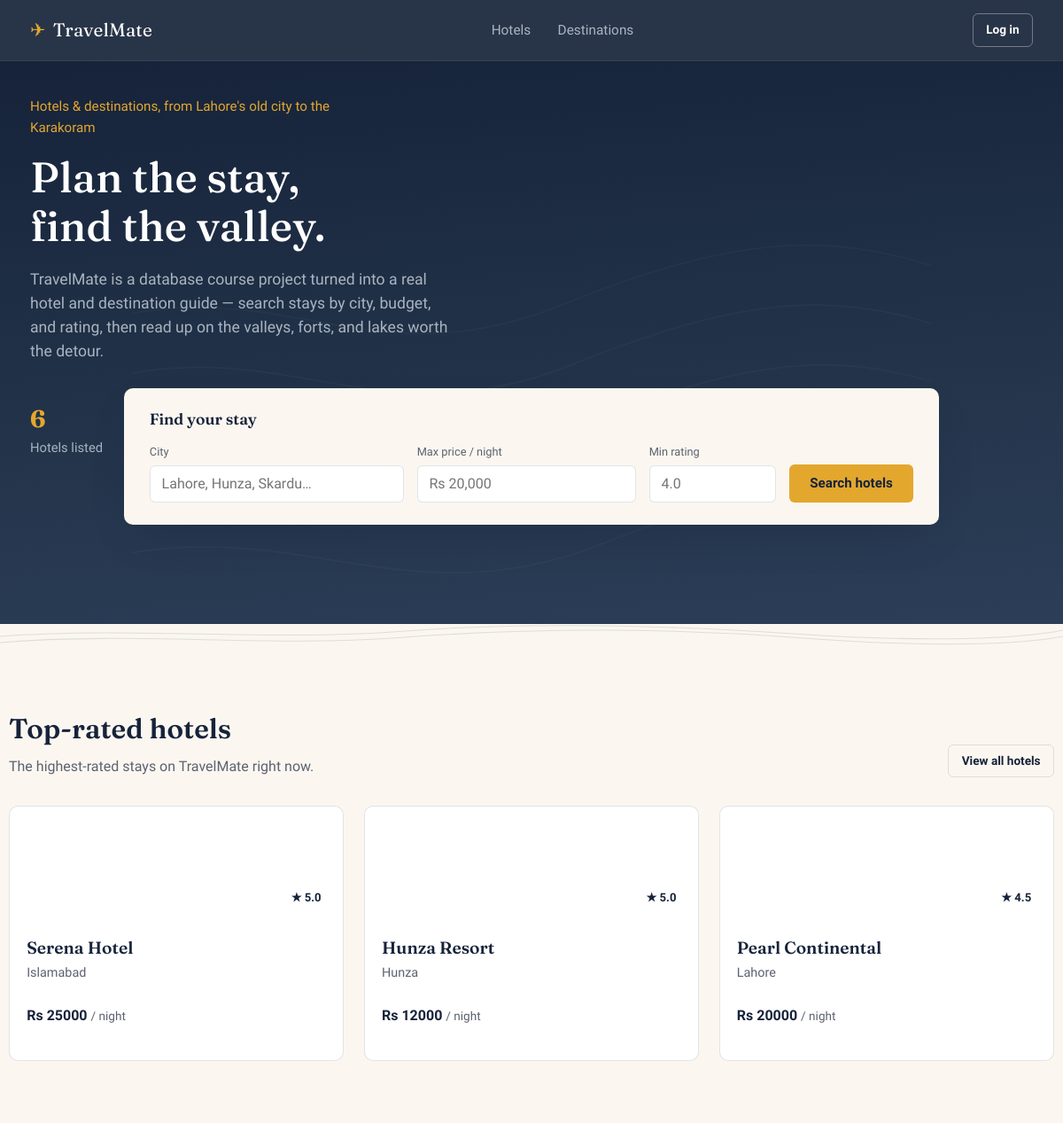
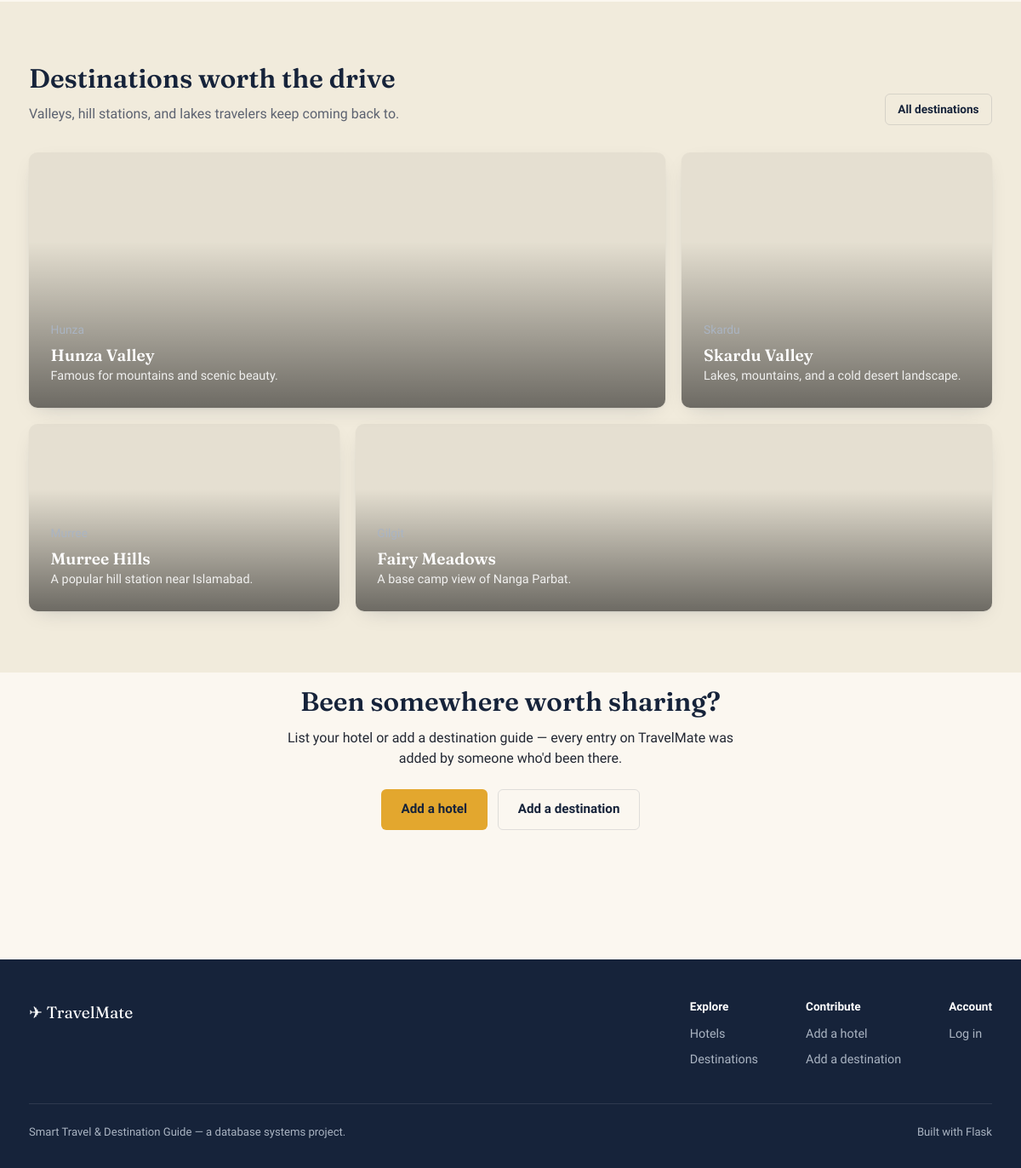
The page / on the database its author committed (2 pictures, top to bottom).
### models.py (models this page shows)
class Hotel(db.Model):
    __tablename__ = "hotels"
    id = db.Column(db.Integer, primary_key=True)
    name = db.Column(db.String(120), nullable=False)
    city = db.Column(db.String(100), nullable=False)
    address = db.Column(db.String(255))
    description = db.Column(db.Text)
    image_url = db.Column(db.String(500))
    price_per_night = db.Column(db.Numeric(10, 2), nullable=False)
    rating = db.Column(db.Numeric(2, 1), default=0)
    owner_id = db.Column(db.Integer, db.ForeignKey("users.id", ondelete="SET NULL"))
    rooms = db.relationship("Room", backref="hotel", cascade="all, delete-orphan", lazy=True)
    reviews = db.relationship("Review", backref="hotel", cascade="all, delete-orphan", lazy=True)
    favourited_by = db.relationship("Favourite", backref="hotel", cascade="all, delete-orphan", lazy=True)
    amenities = db.relationship("Amenity", secondary="hotel_amenity", backref="hotels", lazy=True)
    @property
    def average_rating(self):
        if not self.reviews:
            return self.rating or 0
        return round(sum(r.rating for r in self.reviews) / len(self.reviews), 1)

class Review(db.Model):
    __tablename__ = "reviews"
    id = db.Column(db.Integer, primary_key=True)
    user_id = db.Column(db.Integer, db.ForeignKey("users.id", ondelete="CASCADE"), nullable=False)
    hotel_id = db.Column(db.Integer, db.ForeignKey("hotels.id", ondelete="CASCADE"), nullable=False)
    rating = db.Column(db.Integer, nullable=False)
    comment = db.Column(db.Text)
    review_date = db.Column(db.Date, default=date.today)

class Destination(db.Model):
    __tablename__ = "destinations"
    id = db.Column(db.Integer, primary_key=True)
    name = db.Column(db.String(120), nullable=False)
    city = db.Column(db.String(100), nullable=False)
    description = db.Column(db.Text)
    image_url = db.Column(db.String(500))
    travel_tips = db.Column(db.Text)
    added_by = db.Column(db.Integer, db.ForeignKey("users.id", ondelete="SET NULL"))
    attractions = db.relationship("Attraction", backref="destination", cascade="all, delete-orphan", lazy=True)

### app.py (the view)
@app.route("/")
def home():
    featured_hotels = Hotel.query.order_by(Hotel.rating.desc()).limit(3).all()
    featured_destinations = Destination.query.limit(4).all()
    return render_template(
        "index.html",
        featured_hotels=featured_hotels,
        featured_destinations=featured_destinations,
        total_hotels=Hotel.query.count(),
        total_destinations=Destination.query.count(),
    )

### app.py (called while the page is built)
def current_user():
    user_id = session.get("user_id")
    if not user_id:
        return None
    return db.session.get(User, user_id)

@app.context_processor
def inject_user():
    return {"current_user": current_user()}

### templates/index.html
{% extends "base.html" %}
{% from "_macros.html" import contour %}
{% block content %}
<section class="hero">
  <div class="container hero-inner">
    <p class="hero-eyebrow">Hotels & destinations, from Lahore's old city to the Karakoram</p>
    <h1>Plan the stay,<br>find the valley.</h1>
    <p class="hero-sub">TravelMate is a database course project turned into a real hotel and
      destination guide — search stays by city, budget, and rating, then read up on the
      valleys, forts, and lakes worth the detour.</p>
    <div class="hero-stats">
      <div><strong>{{ total_hotels }}</strong><span>Hotels listed</span></div>
      <div><strong>{{ total_destinations }}</strong><span>Destinations</span></div>
      <div><strong>PK</strong><span>Cities & valleys</span></div>
    </div>
  </div>
  <div class="container">
    <div class="search-card">
      <h2>Find your stay</h2>
      <form class="search-form" action="{{ url_for('hotels') }}" method="get">
        <div class="field">
          <label for="city">City</label>
          <input id="city" type="text" name="city" placeholder="Lahore, Hunza, Skardu…">
        </div>
        <div class="field">
          <label for="price">Max price / night</label>
          <input id="price" type="number" name="price" placeholder="Rs 20,000">
        </div>
        <div class="field">
          <label for="rating">Min rating</label>
          <input id="rating" type="number" name="rating" min="1" max="5" step="0.1" placeholder="4.0">
        </div>
        <button type="submit" class="btn btn-primary">Search hotels</button>
      </form>
    </div>
  </div>
</section>
{{ contour() }}
<section class="section container">
  <div class="section-head">
    <div>
      <h2>Top-rated hotels</h2>
      <p>The highest-rated stays on TravelMate right now.</p>
    </div>
    <a href="{{ url_for('hotels') }}" class="btn btn-ghost btn-sm">View all hotels</a>
  </div>
  {% if featured_hotels %}
  <div class="hotel-grid">
    {% for hotel in featured_hotels %}
    <a href="{{ url_for('hotel_detail', hotel_id=hotel.id) }}" class="hotel-card">
      <div class="hotel-card-media" style="{% if hotel.image_url %}background-image:url('{{ hotel.image_url }}'); background-size:cover; background-position:center;{% else %}background:{{ hotel.city|city_gradient }};{% endif %}">
        <span class="rating-pill">★ {{ hotel.average_rating }}</span>
      </div>
      <div class="hotel-card-body">
        <h3>{{ hotel.name }}</h3>
        <p class="hotel-card-city">{{ hotel.city }}</p>
        <p class="hotel-card-price">Rs {{ "%.0f"|format(hotel.price_per_night) }} <span>/ night</span></p>
      </div>
    </a>
    {% endfor %}
  </div>
  {% else %}
  <div class="empty-state">
    <h3>No hotels yet</h3>
    <p>Be the first to add one.</p>
    <a href="{{ url_for('add_hotel') }}" class="btn btn-primary btn-sm">Add a hotel</a>
  </div>
  {% endif %}
</section>
<section class="section on-paper-dim">
  <div class="container">
    <div class="section-head">
      <div>
        <h2>Destinations worth the drive</h2>
        <p>Valleys, hill stations, and lakes travelers keep coming back to.</p>
      </div>
      <a href="{{ url_for('destinations') }}" class="btn btn-ghost btn-sm">All destinations</a>
    </div>
    {% if featured_destinations %}
    <div class="dest-grid">
      {% for d in featured_destinations %}
      <a href="{{ url_for('destination_detail', destination_id=d.id) }}" class="dest-card" style="--tint: {% if d.image_url %}url('{{ d.image_url }}') center/cover no-repeat{% else %}{{ d.city|city_gradient }}{% endif %};">
        <p class="dest-city">{{ d.city }}</p>
        <h3>{{ d.name }}</h3>
        <p>{{ d.description }}</p>
      </a>
      {% endfor %}
    </div>
    {% else %}
    <div class="empty-state">
      <h3>No destinations yet</h3>
      <p>Add the first one travelers should know about.</p>
      <a href="{{ url_for('add_destination') }}" class="btn btn-primary btn-sm">Add a destination</a>
    </div>
    {% endif %}
  </div>
</section>
<section class="section container center" style="padding-top:1rem;">
  <h2>Been somewhere worth sharing?</h2>
  <p class="center" style="margin: 0 auto 1.4rem;">List your hotel or add a destination guide — every entry on TravelMate was added by someone who'd been there.</p>
  <div class="row" style="justify-content:center;">
    <a href="{{ url_for('add_hotel') }}" class="btn btn-primary">Add a hotel</a>
    <a href="{{ url_for('add_destination') }}" class="btn btn-ghost">Add a destination</a>
  </div>
</section>
{% endblock %}

### templates/base.html (shortened to what this page needs)
<!DOCTYPE html>
<html lang="en">
<head>
<link rel="stylesheet" href="{{ url_for('static', filename='css/style.css') }}">
</head>
<body>
<nav class="navbar">
  <div class="navbar-inner">
    <a href="{{ url_for('home') }}" class="brand"><span class="mark">✈</span> TravelMate</a>
    <ul class="nav-links">
      <li><a href="{{ url_for('hotels') }}" class="{{ 'active' if request.endpoint == 'hotels' }}">Hotels</a></li>
      <li><a href="{{ url_for('destinations') }}" class="{{ 'active' if request.endpoint in ['destinations', 'destination_detail'] }}">Destinations</a></li>
    </ul>
    <div class="nav-actions">
      {% if current_user %}
        <span class="nav-user">Hi, {{ current_user.name.split(' ')[0] }}</span>
        <a href="{{ url_for('my_listings') }}" class="btn btn-ghost btn-sm">My listings</a>
        <a href="{{ url_for('logout') }}" class="btn btn-outline btn-sm">Log out</a>
      {% else %}
        <a href="{{ url_for('login') }}" class="btn btn-outline btn-sm">Log in</a>
      {% endif %}
    </div>
  </div>
</nav>
<main>
{% block content %}{% endblock %}
</main>
<footer>
  <div class="container">
    <div class="footer-grid">
      <div class="footer-brand">✈ TravelMate</div>
      <div class="footer-cols">
        <div class="footer-col">
          <h4>Explore</h4>
          <a href="{{ url_for('hotels') }}">Hotels</a>
          <a href="{{ url_for('destinations') }}">Destinations</a>
        </div>
        <div class="footer-col">
          <h4>Contribute</h4>
          <a href="{{ url_for('add_hotel') }}">Add a hotel</a>
          <a href="{{ url_for('add_destination') }}">Add a destination</a>
        </div>
        <div class="footer-col">
          <h4>Account</h4>
          {% if current_user %}
            <a href="{{ url_for('my_listings') }}">My listings</a>
            <a href="{{ url_for('favourites') }}">Favourites</a>
          {% else %}
            <a href="{{ url_for('login') }}">Log in</a>
          {% endif %}
        </div>
      </div>
    </div>
    <div class="footer-bottom">
      <span>Smart Travel & Destination Guide — a database systems project.</span>
      <span>Built with Flask</span>
    </div>
  </div>
</footer>
</body>
</html>

### templates/_macros.html
{% macro contour(on_ink=false) -%}
<svg class="contour-divider {{ 'on-ink' if on_ink }}" viewBox="0 0 1200 40" preserveAspectRatio="none" aria-hidden="true">
  <path d="M0 30 C 150 12, 300 38, 450 22 S 750 6, 900 22 S 1150 34, 1200 20" fill="none" stroke="currentColor" stroke-width="1.5"/>
  <path d="M0 20 C 150 4, 300 28, 450 12 S 750 2, 900 16 S 1150 24, 1200 10" fill="none" stroke="currentColor" stroke-width="1.5"/>
</svg>
{%- endmacro %}

### rows shown on the page
Hotel: average_rating "5.0", name "Serena Hotel", city "Islamabad", price_per_night "25000"
Hotel: average_rating "5.0", name "Hunza Resort", city "Hunza", price_per_night "12000"
Hotel: average_rating "4.5", name "Pearl Continental", city "Lahore", price_per_night "20000"
Destination: city "Hunza", name "Hunza Valley", description "Famous for mountains and scenic beauty."
Destination: city "Skardu", name "Skardu Valley", description "Lakes, mountains, and a cold desert landscape."
Destination: name "Murree Hills", description "A popular hill station near Islamabad."
Destination: name "Fairy Meadows", description "A base camp view of Nanga Parbat."

### other values the page prints
{{ total_hotels }} "6"
